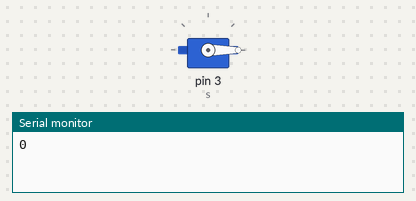
A sketch run on a simulated Arduino Uno, built with avr-gcc and run on an emulated ATmega328P. Parts: servo, the last lines printed to the serial monitor.

Above: at 0.05 s.
At 0.6 s:
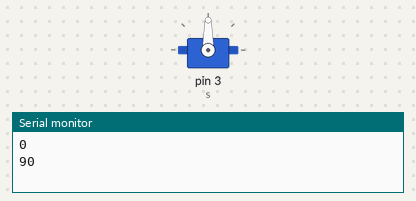
At 1.2 s:
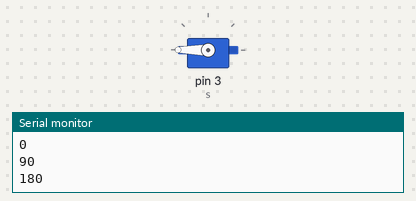
Timing chart, 0 to 3.0 s (numbered marks = the images above):
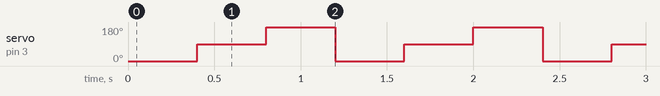

The sketch:

servo.ino
```cpp
// Prueba: el servo va a 0, 90 y 180 grados, 400 ms en cada uno
#include <Servo.h>
Servo s;
void setup() { s.attach(3); Serial.begin(115200); }
void loop() {
  s.write(0); Serial.println(0); delay(400);
  s.write(90); Serial.println(90); delay(400);
  s.write(180); Serial.println(180); delay(400);
}
```

Measured:
- by itself, servo on pin 3 (s): repeats every 1.2 s: 180° 0.40 s, 0° 0.40 s, 90° 0.40 s
